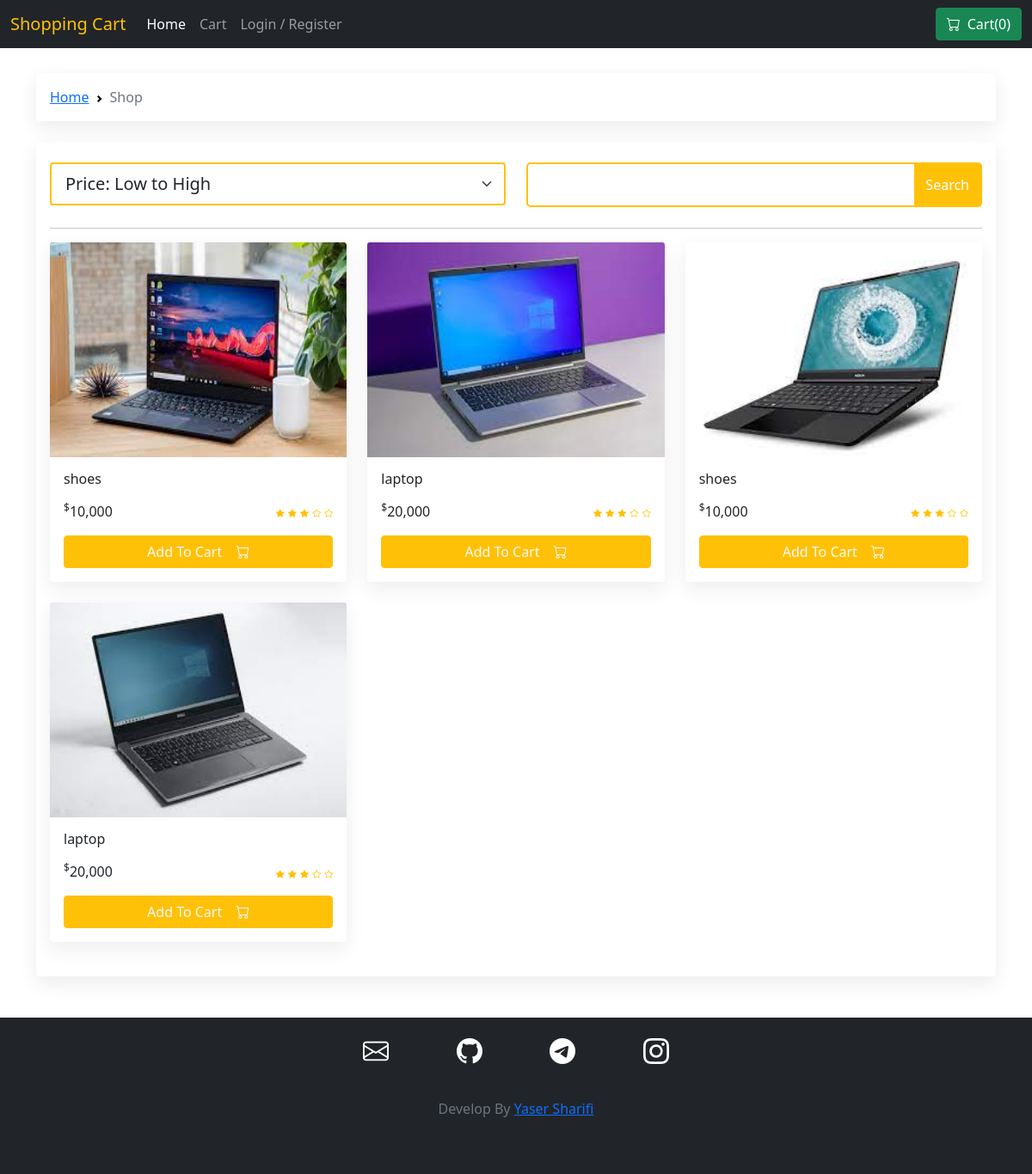
The page / on the database its author committed.
### tables this page shows
CREATE TABLE `products` (
  `id` int(11) NOT NULL,
  `name` varchar(255) NOT NULL,
  `price` float(15,2) DEFAULT NULL,
  `description` text DEFAULT NULL,
  `image` varchar(255) DEFAULT NULL,
  `status` set('0','1') NOT NULL DEFAULT '0',
  `create_at` timestamp NOT NULL DEFAULT current_timestamp()
);

### classes/DbConnection.php (called while the page is built, shortened)
<?php
class DbConnection
{
    public $connection;
    public function __construct()
    {
        $this->host = "localhost";
        $this->username = "root";
        $this->password = "";
        $this->database = "shoppingCart";
        if (! $this->connection) {
            try {
                $this->connection = new PDO("mysql:host={$this->host};dbname={$this->database}", $this->username, $this->password);
                $this->connection->setAttribute(PDO::ATTR_ERRMODE, PDO::ERRMODE_EXCEPTION);
                return $this->connection;
            }
            catch (PDOException $error) {
                return $error->getMessage();
            }
        }
        return false;
    }
}

### classes/Products.php (called while the page is built, shortened)
<?php
require_once "DbConnection.php";
class Products extends DbConnection
{
    private $table;
    public function __construct()
    {
        $this->table = "products";
    }
    public function findAll() : object | array | bool {
        $select = $this->connection->prepare("SELECT * FROM {$this->table}");
        $select->execute();
        $data = [];
        while ($row = $select->fetch(PDO::FETCH_ASSOC)) {
            $data[] = (object) $row;
        }
        return $data;
    }
}

### index.php (the view, shortened to what this page needs)
<?php
include_once __DIR__ . "/classes/Products.php";
$productsObject = new Products();
$productsItem = $productsObject->findAll();
include_once "template/header.php";
?>
<section id="main">
    <div class="container mt-4">
        <div class="card yas-box-shadow-nh border-0">
            <div class="card-body">
                <div class="row mb-4 mt-2">
                    <div class="col-12 col-md-6">
                        <div>
                            <select class="form-select yas-box-shadow-unset border-warning form-select-lg border-2">
                                <option value="">Price: Low to High</option>
                            </select>
                        </div>
                    </div>
                    <div class="col-12 col-md-6">
                        <form action="#" class="searchForm d-flex flex-row">
                            <input type="text" class="form-control form-control-lg yas-box-shadow-unset yas-border-0">
                            <input type="submit" value="Search" class="btn btn-warning yas-border-radius-0 text-white">
                        </form>
                    </div>
                </div>
                <hr>
                <div class="row">
                    <?php if (! empty($productsItem)): foreach ($productsItem as $item): ?>
                    <div class="col-12 col-md-6 col-lg-4 mb-4">
                        <div class="card border-0 yas-box-shadow">
                            <img src="assets/images/<?= $item->image; ?>" class="card-img-top yas-height-250" alt="...">
                            <div class="card-body">
                                <h6 class="card-title"><?= $item->name; ?></h6>
                                <div class="card-text d-flex flex-row justify-content-between align-items-center my-3">
                                    <span><sup>$</sup><?= number_format($item->price); ?></span>
                                    <span>
                                        <i class="bi bi-star-fill text-warning yas-font-size-10"></i>
                                        <i class="bi bi-star-fill text-warning yas-font-size-10"></i>
                                        <i class="bi bi-star-fill text-warning yas-font-size-10"></i>
                                        <i class="bi bi-star text-warning yas-font-size-10"></i>
                                        <i class="bi bi-star text-warning yas-font-size-10"></i>
                                    </span>
                                </div>
                                <div class="d-grid">
                                    <button class="addToCart btn btn-warning text-light d-flex justify-content-center">Add To Cart
                                        <i class="bi bi-cart ms-3"></i>
                                    </button>
                                </div>
                            </div>
                        </div>
                    </div>
                    <?php endforeach; endif; ?>
                </div>
            </div>
        </div>
    </div>
</section>
<?php include_once "template/footer.php"; ?>

### assets/css/style.css (style rules this page uses)
.yas-box-shadow { box-shadow: 0 8px 22px 1px #eee; transition: all ease 0.1s; }
.yas-box-shadow-nh { box-shadow: 0 8px 22px 1px #eee; transition: all ease 0.1s; }
.yas-font-size-10 { font-size: 10px; }
.yas-height-250 { height: 250px !important; }
.yas-box-shadow-unset, .yas-box-shadow-unset:focus { box-shadow: unset !important; }
.yas-border-0 { border: 0 !important; }
.yas-border-radius-0 { border-radius: 0 !important; }
.searchForm { border: 2px solid #ffc107; border-radius: 5px; }

### rows shown on the page
products: image (picture), name "shoes", price "10,000"
products: image (picture), name "laptop", price "20,000"
products: image (picture), name "shoes", price "10,000"
products: image (picture), name "laptop", price "20,000"

### other values the page prints
$cartCount "0"
$pageTitle "Shop"
